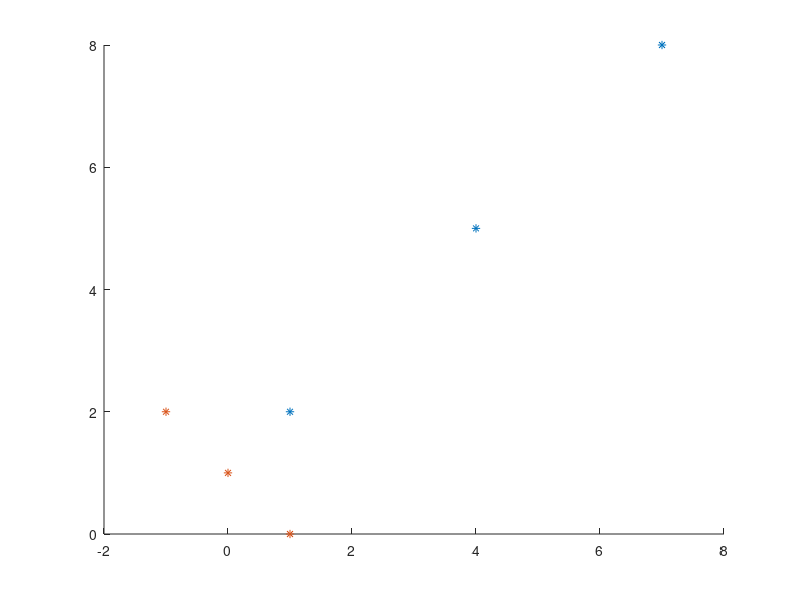

This chart was generated by the following MATLAB code:
A=[1 2 3;4 5 6;7 8 9];
rref_M=rref(A);
rank_M=rank(rref_M);
rowspace_M=rref_M(1:rank_M,:);
colspace_M=A(:,1:rank_M);
disp("row space of A=")
disp(rowspace_M)
disp("column space of A=")
disp(colspace_M)
scatter(colspace_M(:,1),colspace_M(:,2),"*b");
hold on;
scatter(rowspace_M(1,:),rowspace_M(2,:),"*r");

